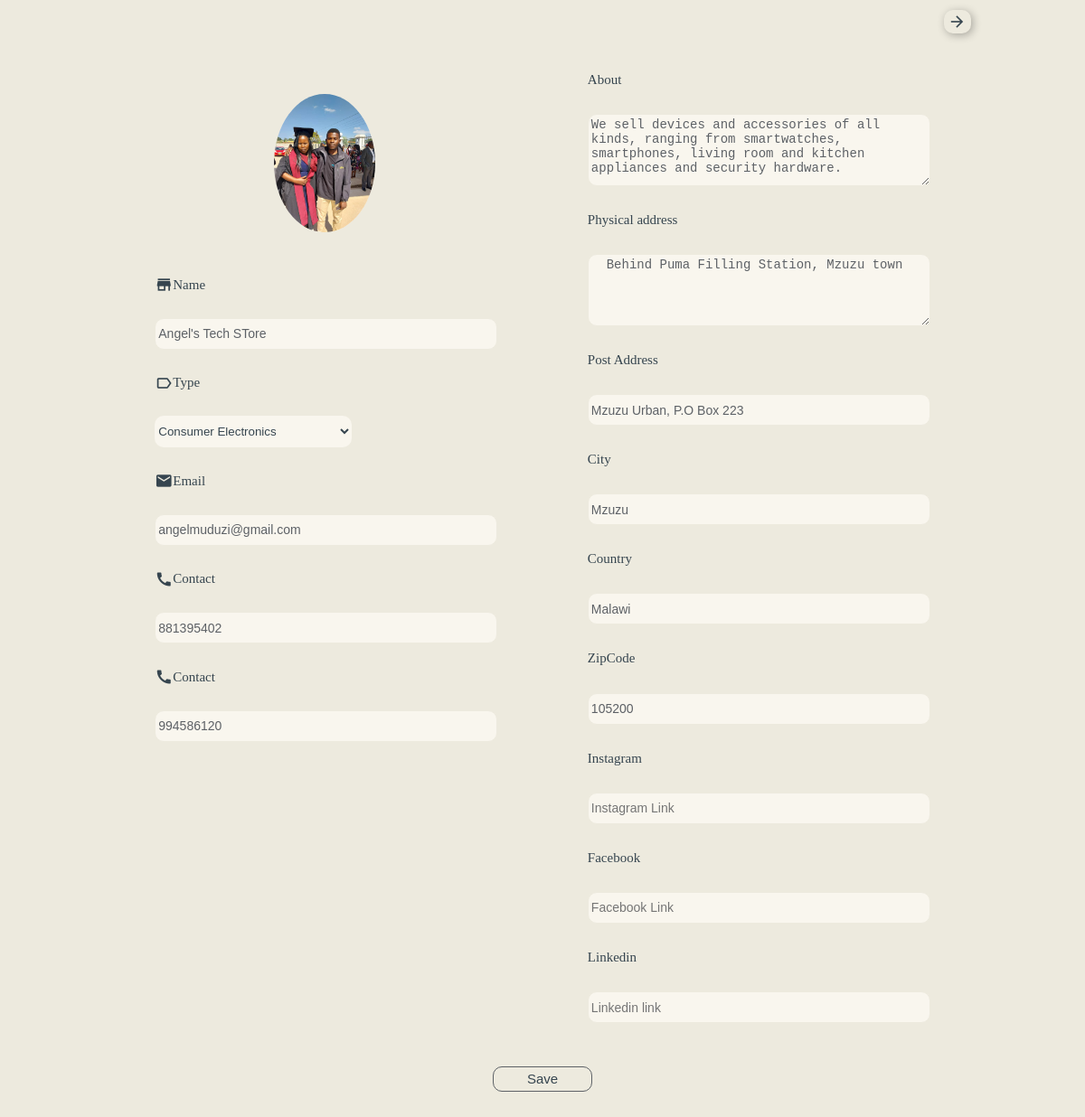
/edit_business_profile/ (signed in), run on the app's committed database.
### User/models.py (models this page shows)
class Business(models.Model):
    options = [
        ('Groceries', 'Groceries'),
        ('School & Office supplies', 'School & Office supplies'),
        ('Fashion(Apparel, shoes, Jewerly)', 'Fashion(Apparel, shoes, Jewerly)'),
        ('Cosmetics', 'Cosmetics'),
        ('Furniture', 'Furniture'),
        ('Home appliances', 'Home appliances'),
        ('Consumer Electronics', 'Consumer Electronics'),
        ('Security & Safety', 'Security & Safety'),
        ('Cars, spare parts & accessories', 'Cars, spare parts & accessories'),
        ('Construction', 'Construction'),
        ('Tools & Hardware', 'Tools & Hardware'),
        ('Farm equipment & chemicals', 'Farm equipment & chemicals'),
        ('Health & Personal Care', 'Health & Personal Care'),
        ('Hotel and Lodging', 'Hotel and Lodging'),
        ('Food & Beverages', 'Food & Beverages'),
        ('Entertainment', 'Entertainment'),
        ('Sports', 'Sports'),
        ('Real Estate', 'Real Estate'),
    ]
    Owner = models.ForeignKey(User, on_delete=models.CASCADE, blank=True, null=True)
    Date = models.DateTimeField(auto_now=True)
    Photo = models.ImageField(null=False, blank=True, upload_to='bprofile', default='/appdefaults/add-photo4.png', width_field=None, height_field=None)
    Name = models.CharField(blank=False, null=False, max_length=50)
    Type = models.CharField(null=False, blank=True, max_length=33, default='Groceries')
    About = models.TextField(blank=False, null=False, max_length=110)
    Email = models.EmailField(null=False, blank=False)
    Contact1 = models.IntegerField(blank=True, null=True)
    Contact2 = models.IntegerField(blank=True, null=True)
    Address = models.CharField(blank=False, null=False, max_length=150)
    PostBox = models.CharField(blank=False, null=False, max_length=50, default='')
    City = models.CharField(null=False, blank=False, max_length=50)
    Country = models.CharField(null=False, blank=False, max_length=50)
    ZipCode = models.CharField(null=True, blank=True, max_length=50)
    Instagram = models.URLField(null=True, blank=True, max_length=100)
    Facebook = models.URLField(null=True, blank=True, max_length=100)
    Linkedin = models.URLField(null=True, blank=True, max_length=100)

### User/business.py (the view, shortened to what this page needs)
# urls.py: path("edit_business_profile/", edit_business_profile, name="edit_business_profile"),
@login_required(login_url="/login/")
def edit_business_profile(request):
    bus_types = ['Groceries', 'School & Office supplies', 'Fashion(Apparel, shoes, Jewerly)',
                 'Cosmetics', 'Furniture', 'Home appliances', 'Consumer Electronics', 'Security & Safety',
                 'Cars, spare parts & accessories', 'Construction', 'Tools & Hardware', 'Farm equipment & chemicals',
                 'Health & Personal Care', 'Entertainment', 'Hotel and Lodging', 'Food & Beverages', 'Sports',
                 'Real Estate'
                 ]
    try:
        ini = Business.objects.get(Owner=request.user.id)
        context = {
            'ini': ini,
            'bus_types': bus_types
        }
    except Business.DoesNotExist:
        group = Group.objects.get(name='Business(Owner)')
        if request.method == 'POST':
            (photo, name, Type, about, address, email, contact1, contact2, address, postbox, city,
             country, zipcode, instagram, facebook, linkedin) = form_data(request)
            buss = Business(Owner=request.user, Photo=photo, Name=name, Type=Type, About=about, Email=email,
                            Contact1=contact1, Contact2=contact2, Address=address, PostBox=postbox,
                            City=city, Country=country, ZipCode=zipcode, Instagram=instagram,
                            Facebook=facebook, Linkedin=linkedin)
            request.user.groups.add(group)
            buss.save()
            TaxSettings(Business=buss, VATRate=16.5).save()
            CoreSettings(Business=buss, Capital=0).save()
            CashAccount(Business=buss, Value=0, TotalShares=100, PayoutRatio=20).save()
            Shareholders(Business=buss, User=request.user, Date=datetime.now(), Value=0).save()
            TaxAccount(Business=buss, Name='VAT', Interval='Annually', Notes='').save()
            TaxAccount(Business=buss, Name='PAYE', Interval='Annually', Notes='').save()
            TaxAccount(Business=buss, Name='PRESUMPTIVE', Interval='Quarterly', Notes='').save()
            TaxAccount(Business=buss, Name='INCOME', Interval='Annually', Notes='').save()
            dep = Department(Business=buss, Name='Executive', Description='Decision making and Planning')
            dep.save()
            Employee(User=request.user, Business=buss, Department=dep, Duty=dep.Description, AccessLevel=group).save()
            return redirect('/business/')
        context = {
            'bus_types': bus_types
        }
    return render(request, 'registration/editBusinessProfile.html', context)

### templates/registration/editBusinessProfile.html (shortened to what this page needs)
{%load static%}
<link rel="stylesheet" type="text/css" href="{% static 'css/registration/editBusinessProfile.css'%}"
      xmlns="http://www.w3.org/1999/html" xmlns="http://www.w3.org/1999/html">
<link rel="stylesheet" href="https://cdnjs.cloudflare.com/ajax/libs/font-awesome/4.7.0/css/font-awesome.min.css">
<div class="Navigation">
    <button type="button" onclick="window.location.href='/business_profile/';">
        <i class="material-icons" style="font-size:20px;">arrow_forward</i>
    </button>
</div>
<form method="post" enctype="multipart/form-data">
    <div class="inputs1">
        <div class="profile_photo">
            <label for="profilePic">
                {%if ini.Photo.url != None%}
                    <img src="{{ini.Photo.url}}" id="profile-pic">
                {%else%}
                    <img src="{%static '/appdefaults/add-photo4.png'%}">
                {%endif%}
            </label>
        </div>
        <label for="name"><i class="material-icons" style="font-size:20px;">store</i>Name</label>
        <input type="text" id="name" name="name"  required minlength="4" maxlength="40" {%if ini%} value="{{ini.Name}}" {%else%} placeholder="Name of the Business" {%endif%}>
        <label for="type"><i class="material-icons" style="font-size:20px;">label_outline</i>Type</label>
        <select id="type" name="type" {%if ini.Type%} {%else%} required {%endif%}>
            {%if ini.Type%}
                <option value="{{i}}" selected>{{ini.Type}}</option>
            {%else%}
                {%for i in bus_types%}
                    <option value="{{i}}">{{i}}</option>
                {%endfor%}
            {%endif%}
        </select>
        <label for="email"><i class="material-icons" style="font-size:20px;">email</i>Email</label>
        <input type="email" id="email" name="email" required maxlength="30" {%if ini%} value="{{ini.Email}}" {%else%} placeholder="Email" {%endif%}>
        <label for="contact1"><i class="material-icons" style="font-size:20px;">call</i>Contact</label>
        <input type="number" id="contact1" name="contact1" required maxlength="14" {%if ini.Contact1%} value="{{ini.Contact1}}" {%else%}  placeholder="phone number1" {%endif%}>
        <label for="contact2"><i class="material-icons" style="font-size:20px;">call</i>Contact</label>
        <input type="number" id="contact2" name="contact2" maxlength="14" {%if ini.Contact2%} value="{{ini.Contact2}}" {%else%}  placeholder="phone number2" {%endif%}>
    </div>
    <div class="inputs2">
        <label for="about">About</label>
        <textarea id="about" name="about"  class="textarea1" required maxlength="165" placeholder="Description or About">{%if ini%}{{ini.About}}{%endif%}</textarea>
        <label for="address">Physical address</label>
        <textarea  id="address" name="address"  class="textarea2" required maxlength="165" placeholder="Physical address">{%if ini.Address%} {{ini.Address}} {%endif%}</textarea>
        <label for="postAddress">Post Address</label>
        <input id="postAddress" name="postbox"  required maxlength="30" {%if ini.PostBox%} value="{{ini.PostBox}}" {%else%} placeholder="Post address" {%endif%}>
        <label for="city">City</label>
        <input type="text" id="city" name="city"  required maxlength="30" {%if ini%} value="{{ini.City}}" {%else%} placeholder="City" {%endif%}>
        <label for="country">Country</label>
        <input type="text" id="country" name="country"  required maxlength="60" {%if ini%} value="{{ini.Country}}" {%else%} placeholder="Country" {%endif%}>
        <label for="zipcode">ZipCode</label>
        <input type="text" id="zipcode" name="zipcode"  maxlength="30" {%if ini.ZipCode%} value="{{ini.ZipCode}}" {%else%} placeholder="ZipCode" {%endif%}>
        <label for="instagram">Instagram</label>
        <input type="text" id="instagram" name="instagram" {%if ini.Instagram%} value="{{ini.Instagram}}" {%else%} placeholder="Instagram Link" {%endif%}>
        <label for="facebook">Facebook</label>
        <input type="text" id="facebook" name="facebook" {%if ini.Facebook%} value="{{ini.Facebook}}" {%else%} placeholder="Facebook Link" {%endif%}>
        <label for="linkedin">Linkedin</label>
        <input type="text" id="linkedin" name="linkedin" {%if ini.Linkedin%} value="{{ini.Linkedin}}" {%else%}  placeholder="Linkedin link" {%endif%}>
    </div>
    <div class="but">
        <button type="submit" name="save" class="save">{%if ini%}Save{%else%}Register{%endif%}</button>
    </div>
</form>

### static/css/registration/editBusinessProfile.css (style rules this page uses)
.Navigation { display:flex; align-items:center; justify-content:flex-end; gap:10px; position:relative; width:80%; height:32px; border-radius:10px; }
.Navigation button { display:flex; align-items:center; justify-content:center; width:auto; height:80%; color:rgb(54, 69, 79); padding:5px; background:transparent; border:hidden; border-radius:10px; box-shadow:2px 2px 10px rgba(10, 10, 10, 0.3); }
form { display:flex; align-items:flex-start; justify-content:space-around; column-gap:10px; flex-wrap:wrap; position:relative; width:80%; height:150%; padding-left:5px; padding-right:5px; padding-top:10px; padding-bottom:10px; border-radius:10px; }
.inputs1 { display:flex; flex-direction:column; align-items:flex-start; justify-content:space-around; width:40%; height:65%; padding-left:5px; padding-right:5px; padding-top:10px; padding-bottom:10px; border-radius:10px; }
.profile_photo { display:flex; align-items:center; justify-content:center; position:relative; width:98%; height:25%; padding:2px; border-radius:10px; }
.profile_photo label { display:block; width:30%; height:80%; background:#F9F6EE; border-radius:50%; }
.profile_photo img { width:100%; height:100%; border-radius:50%; }
label { display:flex; align-items:center; color:rgb(54, 69, 79); font-size:15px; }
select { width:auto; height:35px; color:rgb(54, 69, 79); background:#F9F6EE; border:hidden; border-radius:10px; }
form input { width:100%; height:35px; font-size:14px; color:#5D6166; padding:3px; background:#F9F6EE; border:1px solid #EDEADE; border-radius:10px; }
form textarea { width:100%; height:80px; font-size:14px; color:#5D6166; padding:3px; background:#F9F6EE; border:1px solid #EDEADE; border-radius:10px; }
.inputs2 { display:flex; flex-direction:column; align-items:flex-start; justify-content:space-around; width:40%; height:92%; padding:5px; border-radius:10px; }
.but { display:flex; align-items:center; justify-content:space-around; width:100%; height:32px; border-radius:10px; }
.but button { width:110px; height:90%; color:rgb(54, 69, 79); font-size:15px; background:transparent; border:1px solid #5D6166; border-radius:10px; }

### data on the page
Business: Photo (picture), name "Angel's Tech STore", type "Consumer Electronics", email "angelmuduzi@gmail.com", contact1 "881395402", contact2 "994586120", about "We sell devices and accessories of all kinds, ranging from smartwatches, smartphones, living room and kitchen appliances and security hardware.", address "Behind Puma Filling Station, Mzuzu town", postbox "Mzuzu Urban, P.O Box 223", city "Mzuzu", country "Malawi", zipcode "105200"
